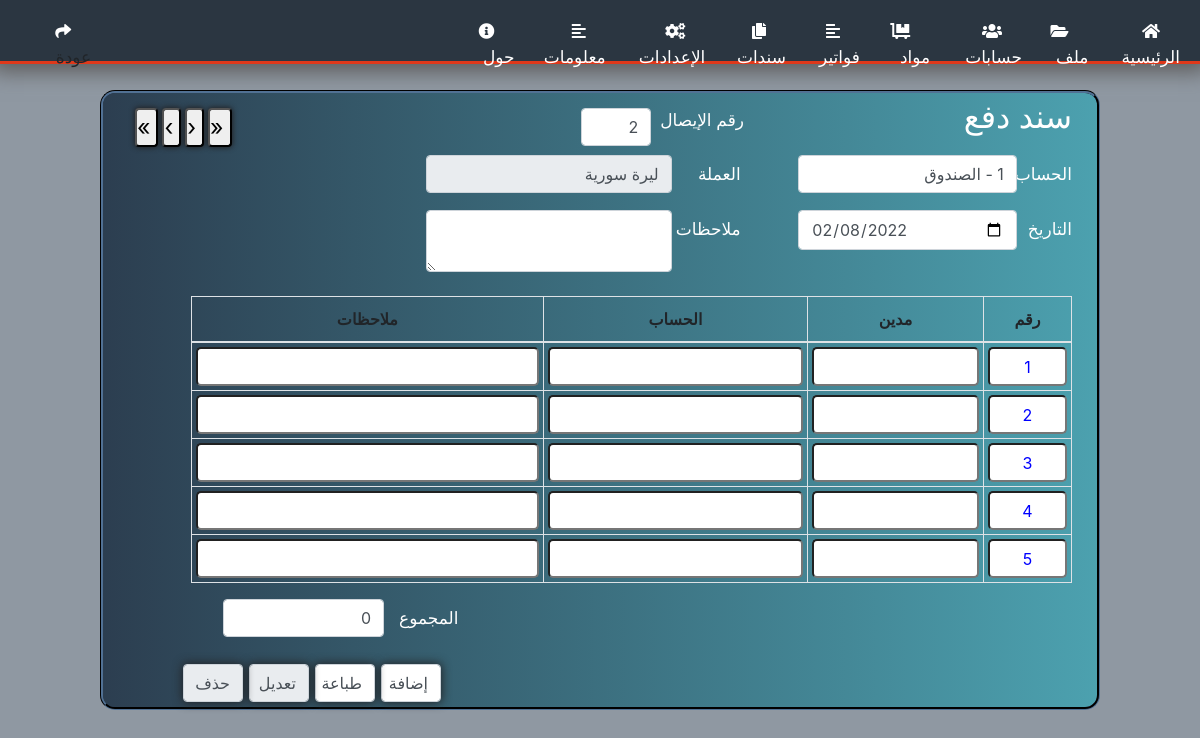
The page /payment_bonds.php on the database as committed earlier.
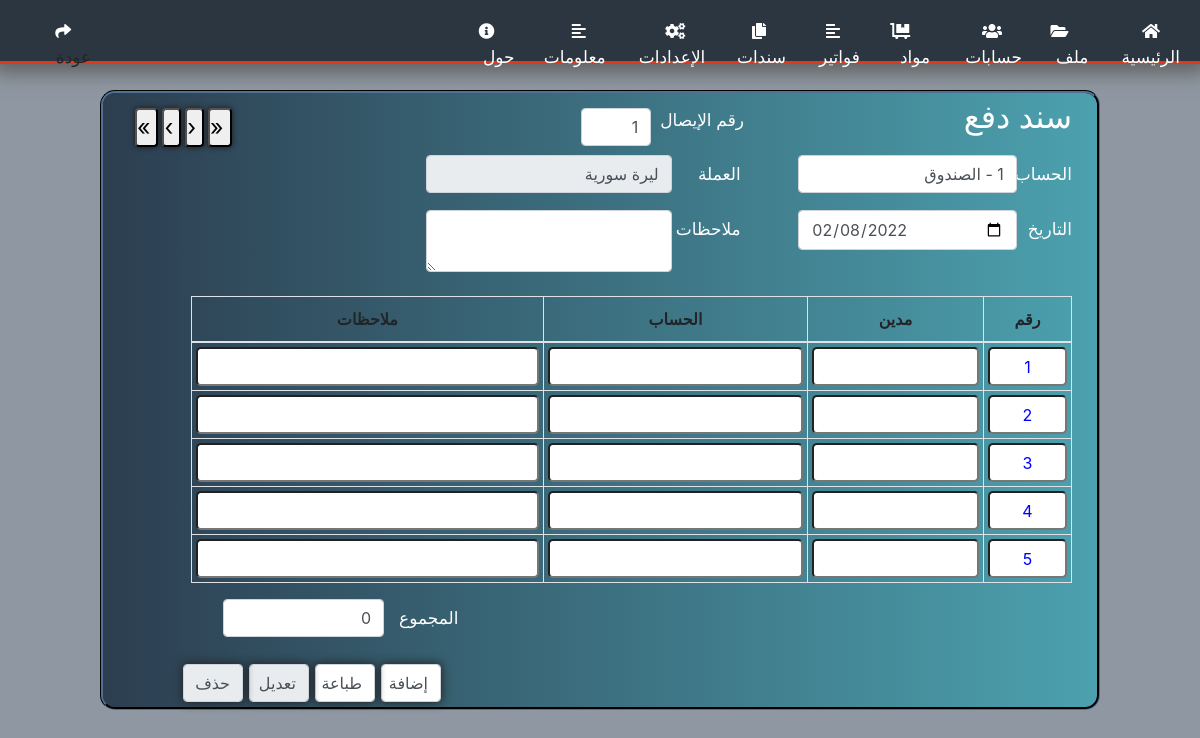
The same page on the database as committed later.
### tables this page shows
CREATE TABLE `payment_bonds` (
  `id` int(11) NOT NULL AUTO_INCREMENT,
  `code` varchar(250) DEFAULT NULL,
  `main_account_id` int(11) NOT NULL,
  `other_account_id` int(11) NOT NULL,
  `daen` varchar(250) NOT NULL,
  `date` date DEFAULT NULL,
  `currency` varchar(250) DEFAULT NULL,
  `note` varchar(250) NOT NULL,
  `main_note` varchar(250) DEFAULT NULL,
  `is_deleted` int(11) NOT NULL DEFAULT 0,
  `created_at` timestamp NOT NULL DEFAULT current_timestamp(),
  `updated_at` timestamp NOT NULL DEFAULT current_timestamp(),
  PRIMARY KEY (`id`)
);

### helper/operation_functions.php (called while the page is built, shortened)
<?php
function generate_code($prefix, $code, $type)
{
    $code_trim = substr($code, strlen($prefix . "-") - 1) + 1;
    $code_result = "";
    if ($type == "parent")
        for ($i = NUMBER_OF_ZEROS_PARENT; $i > strlen($code_trim); $i--) {
            $code_result .= "0";
        }
    return $prefix . $code_result . $code_trim;
}
function get_auto_code($con, $table, $column, $prefix, $type = "child", $parent_col_name = '', $parent_id = '')
{
    if ($parent_id != '')
        $select_max_id_query = "select max(id),$parent_col_name from $table where $parent_col_name = '$parent_id' and is_deleted <> '1'";
    else
        $select_max_id_query = "select max(id) from $table  where is_deleted <> '1'";
    $select_max_id_exec = mysqli_query($con, $select_max_id_query);
    $max_id = mysqli_fetch_row($select_max_id_exec)[0];
    $select_code_query = "select $column from $table where id = '$max_id' and $column like '$prefix%'";
    $select_code_exec = mysqli_query($con, $select_code_query);
    @$code = mysqli_fetch_row($select_code_exec)[0];
    if ($code == null)
        if ($type == "child") {
            $zeros = '';
            for ($i = 1; $i < NUMBER_OF_ZEROS_CHILD; $i++)
                $zeros .= "0";
            return $prefix . $zeros . "1";
        } else {
            $zeros = '';
            for ($i = 1; $i < NUMBER_OF_ZEROS_PARENT; $i++)
                $zeros .= "0";
            return $prefix . $zeros . "1";
        }
    return generate_code($prefix, $code, $type);
}

### payment_bonds.php (the view, shortened to what the changed rows need)
<?php
include('include/nav.php');
?>
<!DOCTYPE html>
<html dir="rtl" lang="ar">
<head>
    <link rel="stylesheet" href="css/styles/payment_bonds.css">
</head>
<?php
$select_last_next_Payment_bonds_query = selectND('payment_bonds') . ' order by code desc limit 1 ';
$select_last_next_Payment_bonds_exec = mysqli_query($con, $select_last_next_Payment_bonds_query);
$last_next_code = mysqli_fetch_array($select_last_next_Payment_bonds_exec)['code'];
$select_last_previous_Payment_bonds_query = selectND('payment_bonds') . ' limit 1 ';
$select_last_previous_Payment_bonds_exec = mysqli_query($con, $select_last_previous_Payment_bonds_query);
$last_previous_code = mysqli_fetch_array($select_last_previous_Payment_bonds_exec)['code'];
$current_payment_code = get_auto_code($con, 'payment_bonds', 'code', '', 'parent');
$next_payment_code = $current_payment_code;
$previous_payment_code = 1;
if ($current_payment_code > $previous_payment_code) {
    $previous_payment_code_query = selectND('payment_bonds') . andWhereSmaller('code', $current_payment_code) . ' order by code desc';
    $previous_payment_code_exec = mysqli_query($con, $previous_payment_code_query);
    $previous_payment_code = mysqli_fetch_array($previous_payment_code_exec)['code'];
}
?>
<body class="receipt">
    <form action="" method="post">
        <div class="container">
            <div class="row ">
                <div class="col-4" id="receipt_number1">
                    <h2> سند دفع</h2>
                </div>
                <div class="col-3 " id="receipt_number">
                    <div class="row" style=" padding-top: 10px;">
                        <label id="lbl_code"> رقم الإيصال</label>
                            <input type="number" id="code" value="<?php if (($next_payment_code == '' && isset($_POST['next'])) ||
                                                                        (isset($_POST['previous']) && $previous_payment_code == '') ||
                                                                        (!isset($_POST['code']))
                                                                    )
                                                                        echo get_auto_code($con, 'payment_bonds', 'code', '', 'parent');
                                                                    elseif (isset($_POST['next'])) echo $next_payment_code;
                                                                    elseif (isset($_POST['last_next'])) echo $last_next_code;
                                                                    elseif (isset($_POST['previous'])) echo $previous_payment_code;
                                                                    elseif (isset($_POST['last_previous'])) echo $last_previous_code;
                                                                    elseif (isset($_POST['current']) || isset($_POST['update'])) echo $_POST['code'];
                                                                    ?>" class="form-control" name="code">
                    </div>
                </div>
            </div>
            <div class="row " style=" padding-right: 20px;">
                <div class="col-11">
                    <table id="tbl" class=" text-center table table-bordered table-hover" style="width: 100%;">
                        <thead class="text-center ">
                            <tr>
                                <th scope="col" id="number_col">رقم</th>
                                <th scope="col" id="maden_col" >مدين</th>
                                <th scope="col" id="account_col">الحساب </th>
                                <th scope="col" id="note_col">ملاحظات</th>
                            </tr>
                        </thead>
                    </table>
                </div>
            </div>
        </div>
    </form>
</body>
</html>

Rows that differ between the two databases and show on the page:
removed payment_bonds: code "2"
Other text that changed with them:
form field code: (not shown) → "1"
